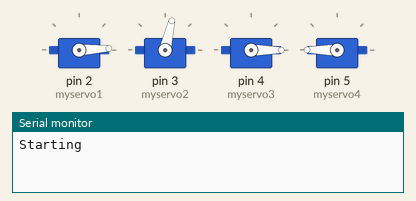
Simulated run of this sketch. Board: Arduino Uno, built with avr-gcc and run on an emulated ATmega328P. Shown: 4 × servo, the last lines printed to the serial monitor.

Above: at 1.55 s.
At 1.9 s:
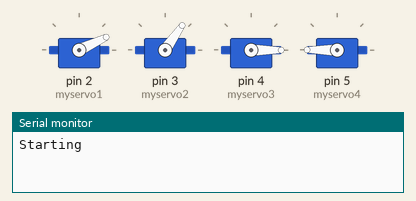
At 2.3 s:
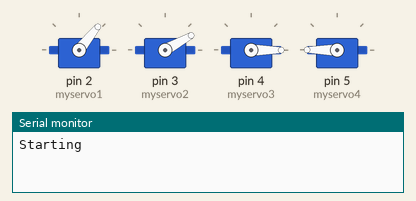
At 3.1 s:
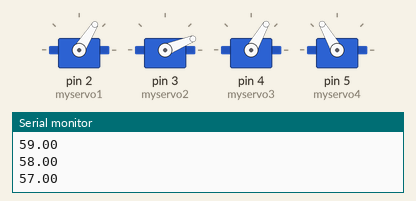
At 3.9 s:
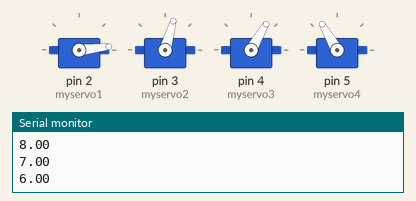
At 4.7 s:
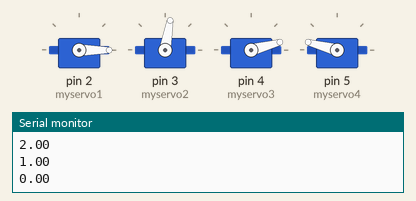
Timing chart, 0 to 9.7 s (numbered marks = the images above):
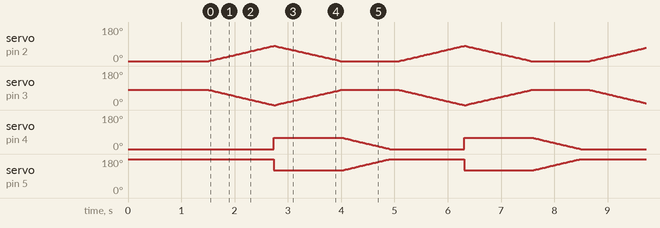

The sketch:

testServo.ino
```cpp
#include <Servo.h>

Servo myservo1;  // create servo object to control a servo
Servo myservo2;  // create servo object to control a servo
Servo myservo3;  // create servo object to control a servo
Servo myservo4;  // create servo object to control a servo
// twelve servo objects can be created on most boards

float pos = 0.0;    // variable to store the servo position
float pos1 = 0.0;    // variable to store the servo position

void setup() {
  Serial.begin(9600);
  myservo1.attach(2);  // attaches the servo on pin 3 to the servo object
  myservo2.attach(3);  // attaches the servo on pin 2 to the servo object
  myservo3.attach(4);
  myservo4.attach(5);
  Serial.println("Starting");
  myservo1.write(0);
  myservo2.write(80);
  myservo3.write(0);
  myservo4.write(180);
  delay(1500);

}

void loop() {

  //delay(1500);
  for (pos = 0; pos <= 80.0; pos += 1.0) { // goes from 0 degrees to 180 degrees
    // in steps of 1 degree
    //Serial.println(pos);
    myservo1.write(pos);              // tell servo to go to position in variable 'pos'
    myservo2.write(abs(80 - pos));              // tell servo to go to position in variable 'pos'
    //Serial.println(abs(180 - pos));
    delay(15);                       // waits 15ms for the servo to reach the position
  }

  for (pos1 = 0; pos1 <= 60.0; pos1 += 1.0) { // goes from 0 degrees to 180 degrees
    // in steps of 1 degree
    //Serial.println(pos);
    myservo3.write(pos1);              // tell servo to go to position in variable 'pos'
    myservo4.write(abs(60 - pos1)+120);              // tell servo to go to position in variable 'pos'
  }

  for (pos = 80.0; pos >= 0; pos -= 1.0) { // goes from 180 degrees to 0 degrees
    Serial.println(pos);
    myservo1.write(pos);              // tell servo to go to position in variable 'pos'
    myservo2.write(abs(80.0 - pos));              // tell servo to go to position in variable 'pos'
    //Serial.println(abs(180 - pos))
    delay(15);                       // waits 15ms for the servo to reach the position
  }

  for (pos1 = 60; pos1 >= 0.0; pos1 -= 1.0) { // goes from 0 degrees to 180 degrees
    // in steps of 1 degree
    //Serial.println(pos);
    myservo3.write(pos1);              // tell servo to go to position in variable 'pos'
    myservo4.write(abs(60 - pos1)+120);              // tell servo to go to position in variable 'pos'
    //Serial.println(abs(180 - pos));
    delay(15);                       // waits 15ms for the servo to reach the position
  }
  delay(150);
  //Serial.println("testing3");
}
```

Measured:
- by itself, servo on pin 4 (myservo3): ramps from 60° to 0° and jumps back, once every 3.6 s
- by itself, servo on pin 5 (myservo4): ramps from 120° to 180° and jumps back, once every 3.6 s
